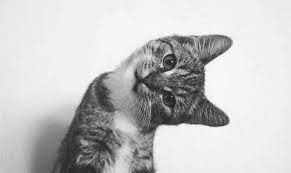
#> input picture gatim.jfif, 291 x 173 px
$ jupyter execute --allow-errors 'Detecção de objetos e pêndulo (OpenCV).ipynb'
#> lines starting #> are read from the running program, lines starting #| are printed output that depends on the picture; after the words box and inside, x2 and y2 are one past the last pixel; in counts of white or black regions, pixels touching at a corner belong together; pictures that were not available may be replaced by others from this repository, and a replacement may not be noted
### Parte 1) Filtro pelo pacote OpenCV para operações avançadas: (i) detectar contornos; (ii) detectar objeto; (iii) detectar padrões (rosto) em tempo real.

i) Detectar contornos:

[cell 1]
#Importando o pacote OpenCV (depois de instalá-lo)
import cv2

#Ler uma imagem e mostrá-la
gatim = cv2.imread('gatim.jfif', cv2.IMREAD_COLOR)
#> gatim is the input picture: shape (173, 291, 3); min 6, max 255, mean 197.7
cv2.imshow("Gatinho", gatim)

#Transformar a imagem em preto e branco (apesar dela já ser)
gatimcinza = cv2.cvtColor(gatim, cv2.COLOR_BGR2GRAY)
cv2.imshow("Gatinho preto e branco", gatimcinza)

# Imagem com os contornos destacados (canny = filtro com um Sobel kernel)
canny = cv2.Canny(gatimcinza, 125, 175)
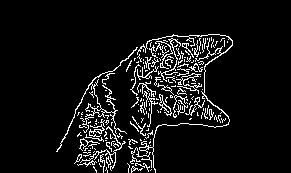
#> canny: shape (173, 291); 7.3% white in thin lines or dots, all inside (x1, y1, x2, y2) = (56, 34, 233, 173)
cv2.imshow('Contornos do gatinho', canny)
cv2.waitKey(0)

ii) Detectar objetos

Neste código iremos utilizar o pacote openCV junto com um banco de dados (COCO dataset) de objetos, no intuito de detectar objetos semelhantes ao que possuem no banco de dados:

Exemplo 1: Detectar um carro

[cell 2]
import cv2 # Importar pacote openCV

img = cv2.imread('carro.PNG')
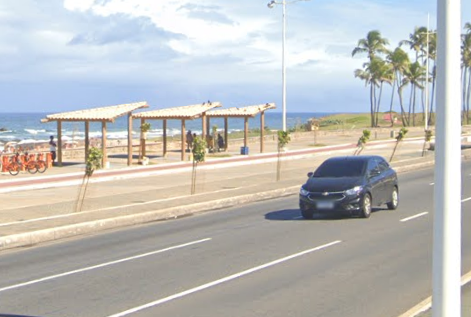
#> input picture carro.PNG, 471 x 317 px
#> img is the input picture: shape (317, 471, 3); mean B, G, R 187.3, 189.6, 189.8

# Crinado um array para colocar os nomes dos objetos
classNames= []
classFile = 'coco.names' #Importando a pasta dos nomes dos objetos
with open(classFile,'rt') as f:
#> (reads coco.names from the repository)
    classNames = f.read().rstrip('\n').split('\n')

# Importando as outras pastas dos bancos de dados (COCO dataset)
configPath = 'ssd_mobilenet_v3_large_coco_2020_01_14.pbtxt'
weightsPath = 'frozen_inference_graph.pb'

# Criar um modelo de detecção a partir de uma network de deep learning
#> (the rest of this cell did not finish here and is left out)

Exemplo 2: Detectar gato e carro

[cell 3]
import cv2 # Importar pacote openCV

img = cv2.imread('cars-and-cats.jpg')
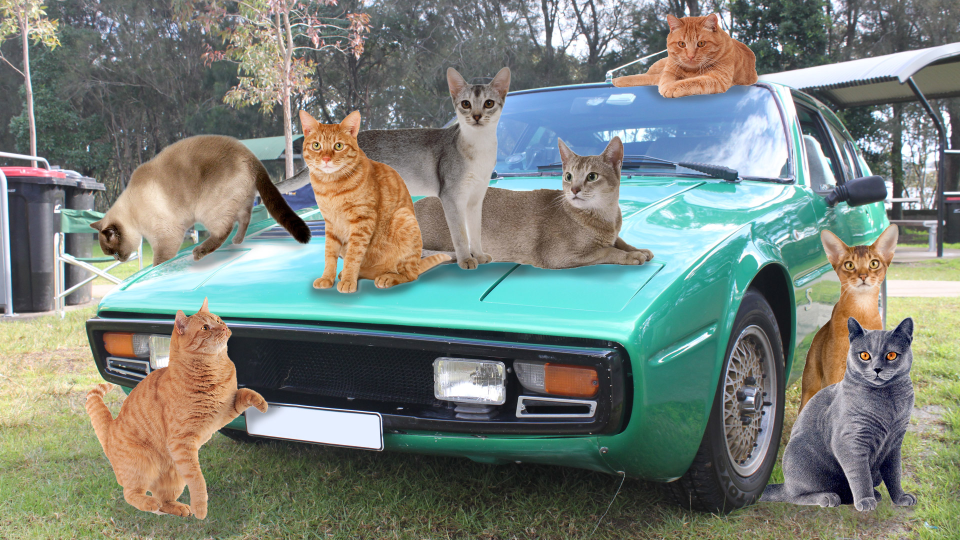
#> input picture cars-and-cats.jpg, 1920 x 1080 px (shown at 1/2 size)
#> img is the input picture: shape (1080, 1920, 3); mean B, G, R 121.9, 130.2, 121.2

# Crinado um array para colocar os nomes dos objetos
classNames= []
classFile = 'coco.names' #Importando a pasta dos nomes dos objetos
with open(classFile,'rt') as f:
    classNames = f.read().rstrip('\n').split('\n')

# Importando as outras pastas dos bancos de dados (COCO dataset)
configPath = 'ssd_mobilenet_v3_large_coco_2020_01_14.pbtxt'
weightsPath = 'frozen_inference_graph.pb'

# Criar um modelo de detecção a partir de uma network de deep learning
#> (the rest of this cell did not finish here and is left out)

iii) detectar padrões (rosto) em tempo real.

Agora iremos executar este mesmo códico para reconhecer objetos e rostos em tempo real através da webcam. Como será utilizado um vídeo, temos que adicionar um loop com o while:

[cell 4]
import cv2 # Importar pacote openCV

cap = cv2.VideoCapture(0) # Capturar video da webcam
cap.set(3,1280)
cap.set(4,720)
cap.set(10,70)

# Crinado um array para colocar os nomes dos objetos
classNames= []
classFile = 'coco.names' #Importando a pasta dos nomes dos objetos
with open(classFile,'rt') as f:
    classNames = f.read().rstrip('\n').split('\n')


# Importando as outras pastas dos bancos de dados (COCO dataset)
configPath = 'ssd_mobilenet_v3_large_coco_2020_01_14.pbtxt'
weightsPath = 'frozen_inference_graph.pb'

# Criar um modelo de detecção a partir de uma network de deep learning
#> (the rest of this cell did not finish here and is left out)

### Parte 2) OpenCV para rastrear o movimento de um objeto colorido: pêndulo com barbante pendurando um objeto colorido e capture o movimento como função do tempo do vídeo.

Nesta etapa iremos utilizar o pacote openCV para rastrear o movimento de um pêndulo, para isso iremos obter o contorno de objetos em movimento e distinguir quando o objeto está parado (ou seja quando ele está no ponto mais alto), para assim obter o periodo de oscilação e com isso poder obter a acerelação gravitacional.

[cell 5]
# Importanto as bilbiotecas
from typing import Tuple
import cv2
import time
import numpy

length = 0.15 # Comprimento da corda

capture = cv2.VideoCapture("testependulo2.mp4") # Puxa o vídeo dos arquivos
fps = round(capture.get(cv2.CAP_PROP_FPS), 2) # Encontra e arredonda o frame rate (fps)

# Obtendos os frames do video em duas matrizes
_, frame1 = capture.read()
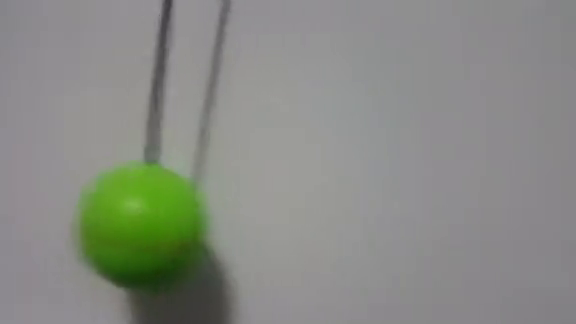
#> input picture frame 100 of testependulo2.mp4, 576 x 324 px
#> frame1 is the input picture: shape (324, 576, 3); mean B, G, R 132.6, 139, 136.4
_, frame2 = capture.read()
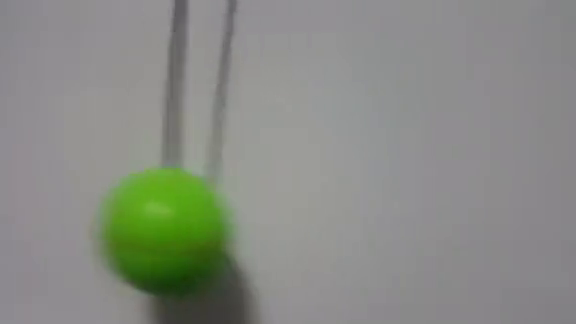
#> input picture frame 101 of testependulo2.mp4, 576 x 324 px
#> frame2 is the input picture: shape (324, 576, 3); mean B, G, R 132.8, 139.6, 136.7

time_start = time.time() # Define o tempo inicial
# Definindo alguns arrays que serão utilizados mais adiante
labels = []
stops_list = []
T_list = []
T_half_list = []
T_timestamps = []

# Função para calcular o tempo (retorna um tuple de 3 elementos)
def calc_T() -> Tuple[float, float, float]:
    avg = round(numpy.mean(T_list), 2) #Periodo médio (avg=average)
    low = round(numpy.min(T_list), 2) #Periodo mínimo
    high = round(numpy.max(T_list), 2) #Periodo máximo
    return (avg, low, high)

# Função para calcular a aceleração gravitacional (retorna um tuple de 3 elementos)
def calc_g() -> Tuple[float, float, float]:
    T_avg, T_min, T_max = calc_T()
    # Considerando pequenas oscilações (seno de teta = teta)
    g_avg = (4 * 3.14 * 3.14 * length) / (T_avg**2) #g médio (avg=average)
    g_min = (4 * 3.14 * 3.14 * length) / (T_max**2) #g mínimo
    g_max = (4 * 3.14 * 3.14 * length) / (T_min**2) #g máximo
    return (round(g_avg, 2), round(g_min, 2), round(g_max, 2))

# Função para colocar texto no video
def drawText(text: str, color: Tuple[int, int, int], pos: Tuple[int, int], big=False, console=False):
    if console:
        print(text)
    if big:
        scale = 1
        thickness = 4
    else:
        scale = 0.6
        thickness = 2

    cv2.putText(frame1, str(text), org=pos, fontFace=cv2.FONT_HERSHEY_SIMPLEX,
                fontScale=scale, color=color, thickness=3)


prev_moving = False # Como não há movimento antes de tudo, deve ser false
stops_count = 0 # Quantidades de vezes que o movimento para


#Começar o loop para o video
while capture.isOpened() and frame1 is not None and frame2 is not None:
    t0 = cv2.getTickCount() # Retorna o número de ciclos de clock após um evento de referência
    T = cv2.absdiff(frame1, frame2) # Calcula a diferença absoluta por elemento entre duas matrizes
    gray = cv2.cvtColor(T, cv2.COLOR_BGR2GRAY) # Deixando a imagem preto e branco
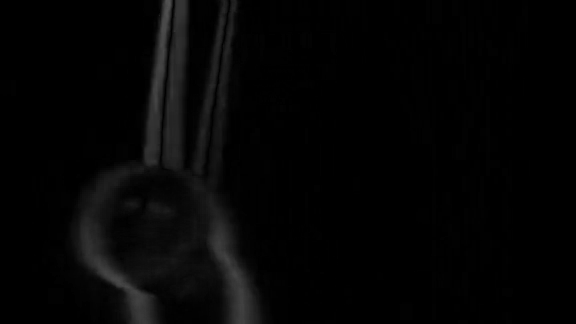
#> gray: shape (324, 576); min 0, max 83, mean 4.6
    blur = cv2.GaussianBlur(gray, (5, 5), 0) # Aplicando blur por gaussiana
    _, threshold = cv2.threshold(blur, 20, 255, cv2.THRESH_BINARY) # Aplicando um limite (define melhor o contorno)
#> threshold: shape (324, 576); 8.1% white; 11 white regions (1 under 20 px), largest, box (x1, y1, x2, y2) and area: (76, 0, 173, 324) 6490, (192, 178, 261, 324) 3697, (163, 0, 188, 171) 2722
    dilated = cv2.dilate(threshold, None, iterations=1) # Aumenta a área do conotorno
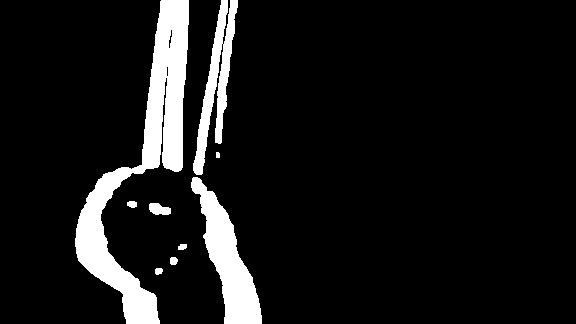
#> dilated: shape (324, 576); 9.6% white; 9 white regions
    '''''
    Assim, já com a imagem binária, encontra os contornos e retorna uma lista com todos os contornos,
    cada contorno individual é uma matriz Numpy de coordenadas (x, y) de pontos de fronteira do objeto.
    '''''
    contours, _ = cv2.findContours(dilated, cv2.RETR_TREE, method=cv2.CHAIN_APPROX_SIMPLE)
#> contours = 11 contours, 2 with area under 20; largest, box (x1, y1, x2, y2) and area: (75, 0, 189, 324) 10057, (191, 177, 262, 324) 3950, (193, 0, 238, 175) 2474, (149, 203, 171, 215) 172, (127, 201, 137, 208) 44

    time_total = round(time.time() - time_start, 2) # Tempo progredindo no loop
    big_moving_things = 0 # Variável para mostrar que está se movendo

    for contour in contours:
        (x, y, w, h) = cv2.boundingRect(contour) # Cria caixas delimitadoras e círculos para contornos

        if cv2.contourArea(contour) < 500: # Continua o loop para uma áreas pequenas (n encontra contorno)
            continue
        else:
            big_moving_things += 1
            cv2.rectangle(frame1, pt1=(x, y), pt2=(x + w, y + h), color=(0, 255, 0), thickness=2)
#> this loop made 11 passes
#> (x, y, w, h) on passes 1 to 11: (155, 268, 8, 7), (170, 257, 8, 8), (178, 244, 9, 6), (149, 203, 22, 12), (127, 201, 10, 7), (191, 177, 71, 147), (216, 152, 4, 6), (193, 0, 45, 175), (75, 0, 114, 324), (166, 66, 3, 11), (168, 29, 5, 20)
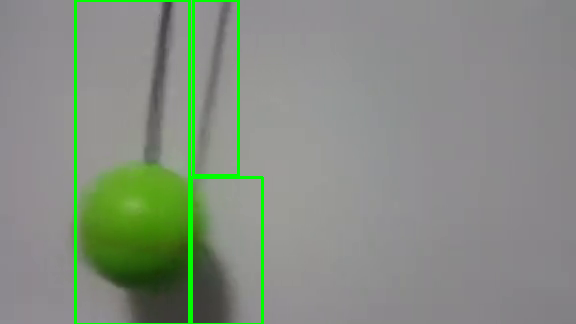
#> frame1: shape (324, 576, 3); 2.42% of pixels changed, all inside (x1, y1, x2, y2) = (74, 0, 264, 324)
#> after the loop, big_moving_things = 3
            # Continua o loop, porém muda a variável e marca contornos maiores com um retângulo

    if big_moving_things > 0: # Caso encontre contorno, mostra a mensagem "move" no video
        msg = "move"
        color = (0, 255, 0)
        prev_moving = True
    else:
        msg = "n move" # Caso não encontre contorno, mostra a mensagem "n move" no video
        color = (0, 0, 255)
        if prev_moving: #Caso encontre um contorno no frame anterior (havia movimento)
            stops_list.append(time_total) #Tempo em que a oscilação acaba

            if len(stops_list) > 1:
                T_half = round(time_total - stops_list[-2], 2)
                '''''
                Se a lista com os tempos que não há oscilação for maior q 1, retira ela do periodo
                total para descontar e tem-se a "metade do periodo"
                '''''
            else:
                T_half = 0

            if T_half >= 0.3:
                prev_moving = False
                stops_count += 1
                T_half_list.append(T)
                '''''
                Se a lista com os tempos que não há oscilação for maior ou igual a 0.3, considera-se o
                último frame como estático e adiciona o periodo à lista de metades do periodo.
                '''''

            if (stops_count % 2 == 0):
                T_timestamp = time.time()
                T_timestamps.append(T_timestamp)
                '''''
                Se a a variável for par, ou seja, se o if anterir ocorrer duas vezes, quatro, seis,
                etc, indicando que o pendulo percorreu um periodo inteiro, adiciona o tempo desta
                marcação na lista T_timestamp.
                '''''
                if len(T_timestamps) > 3:
                    T = round(T_timestamp - T_timestamps[-2], 2)
                    T_list.append(T)
                    labels.append(f"T: {T}")
                    '''''
                    Neste último if, caso a soma dos valores da lista sejam maiores q 3
                    (isso para tirar os primeiros periodos q foram grandes demais), adicionamos o
                    periodo da oscilação para T_list
                    '''''
    # Colocar os tempos no video um embaixo do outro
    label_y = 60
    for label in labels:
        label_y += 30
        drawText(label, color, (10, label_y))

    # Colocar no video se está se movendo e o tempo total
    drawText(msg, color, (10, 40))
    drawText(f"tempo: {time_total}", color, (120, 40))
#> call 2 of drawText, with text = 'tempo: 0.06', color = (0, 255, 0), pos = (120, 40), big = False, console = False

    # Colocar no video o g médio e o período médio caso forem medidos
    if T_list:
        g_avg, _, _ = calc_g()
        drawText(f"g med: {g_avg}", color, (250, 40))
        T_avg, _, _ = calc_T()
        drawText(f"T med: {T_avg}", color, (430, 40))


    # Mostrar o video
    cv2.imshow("Movimento pendulo", frame1)
    cv2.imshow("Contornos", blur)
    frame1 = frame2
    _, frame2 = capture.read()
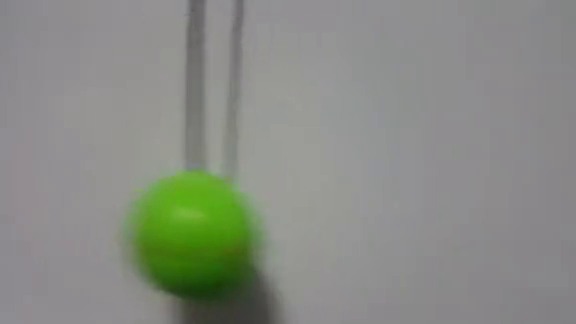
#> input picture frame 102 of testependulo2.mp4, 576 x 324 px
#> frame2 is the input picture: shape (324, 576, 3); mean B, G, R 133.1, 140.1, 137.1
    if cv2.waitKey(1) == 27:
#> (key q is pressed here)
        break
    if cv2.waitKey(1) == ord('q'):
#> (key q is pressed here)
        break #Para quebrar o loop quando apertar o botão 'q'/
    if cv2.getWindowProperty('Movimento pendulo', cv2.WND_PROP_VISIBLE) < 1:
        break #Para quebrar o loop quando fechar a janela
    if cv2.getWindowProperty('Contornos', cv2.WND_PROP_VISIBLE) < 1:
        break #Para quebrar o loop quando fechar a janela

# Fim do loop

# Para facilitar a visualização, escrever os resultados finais:
#> (the rest of this cell did not finish here and is left out)

[cell 6]
from typing import Tuple
import cv2
import time
import numpy

length = 0.25

capture = cv2.VideoCapture("penduloferro.mp4")
fps = round(capture.get(cv2.CAP_PROP_FPS), 2)
#> fps = 29.92

_, frame1 = capture.read()
_, frame2 = capture.read()

time_start = time.time()
labels = []
stops_list = []
T_list = []
T_half_list = []
T_timestamps = []


def calc_T() -> Tuple[float, float, float]:
    avg = round(numpy.mean(T_list), 2)
    low = round(numpy.min(T_list), 2)
    high = round(numpy.max(T_list), 2)
    return (avg, low, high)


def calc_g() -> Tuple[float, float, float]:
    T_avg, T_min, T_max = calc_T()
    g_avg = (4 * 3.14 * 3.14 * length) / (T_avg**2)
    g_min = (4 * 3.14 * 3.14 * length) / (T_max**2)
    g_max = (4 * 3.14 * 3.14 * length) / (T_min**2)

    return (round(g_avg, 2), round(g_min, 2), round(g_max, 2))


def drawText(text: str,
             color: Tuple[int, int, int],
             pos: Tuple[int, int],
             big=False,
             console=False):
    if console:
        print(text)

    if big:
        scale = 1
        thickness = 4
    else:
        scale = 0.6
        thickness = 2

    cv2.putText(frame1, str(text), org=pos, fontFace=cv2.FONT_HERSHEY_SIMPLEX,
                fontScale=scale, color=color, thickness=3)


prev_moving = False
stops_count = 0
while capture.isOpened() and frame1 is not None and frame2 is not None:
    t0 = cv2.getTickCount()
    T = cv2.absdiff(frame1, frame2)
    gray = cv2.cvtColor(T, cv2.COLOR_BGR2GRAY)
    blur = cv2.GaussianBlur(gray, (5, 5), 0)
    _, threshold = cv2.threshold(blur, 20, 255, cv2.THRESH_BINARY)
    dilated = cv2.dilate(threshold, None, iterations=1)
    contours, _ = cv2.findContours(
        dilated, cv2.RETR_TREE, method=cv2.CHAIN_APPROX_SIMPLE)

    time_total = round(time.time() - time_start, 2)
    big_moving_things = 0
    for contour in contours:
        (x, y, w, h) = cv2.boundingRect(contour)

        if cv2.contourArea(contour) < 400:
            continue
        else:
            big_moving_things += 1
            cv2.rectangle(frame1, pt1=(x, y), pt2=(x + w, y + h),
                          color=(0, 255, 0), thickness=2)
#> after the loop, big_moving_things = 3

    if big_moving_things > 0:
        msg = "move"
        color = (0, 255, 0)
        prev_moving = True
    else:
        msg = "n move"
        color = (0, 0, 255)
        if prev_moving:
            stops_list.append(time_total)

            if len(stops_list) > 1:
                T_half = round(time_total - stops_list[-2], 2)
            else:
                T_half = 0

            if T_half >= 0.3:
                prev_moving = False
                stops_count += 1
                T_half_list.append(T)

            if (stops_count % 2 == 0):
                T_timestamp = time.time()
                T_timestamps.append(T_timestamp)
                if len(T_timestamps) > 4:
                    T = round(T_timestamp - T_timestamps[-2], 2)
                    T_list.append(T)
                    labels.append(
                        f"T: {T}")

    label_y = 60
    for label in labels:

        label_y += 30
        drawText(label, color, (10, label_y))

    drawText(msg, color, (10, 40))
    drawText(f"total: {time_total}", color, (120, 40))
#> call 2 of drawText, with text = 'total: 0.0', color = (0, 255, 0), pos = (120, 40), big = False, console = False
#> in drawText (call 2), `cv2.putText(frame1, str(text), org=pos, fontFace=cv2.FONT_HERSHEY_SIMP..`:
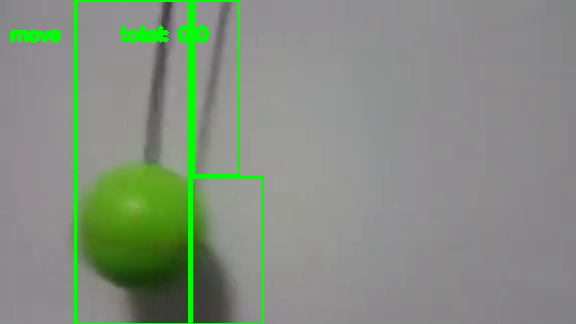
#> frame1: shape (324, 576, 3); mean B, G, R 128.5, 142.8, 132.2

    if T_list:
        g_avg, _, _ = calc_g()
        drawText(f"g med: {g_avg}", color, (250, 40))

        T_avg, _, _ = calc_T()
        drawText(f"T med: {T_avg}", color, (390, 40))

        #print(f"g avg: {g_avg}, T avg: {T_avg}, stops count: {stops_count}")

    t1 = cv2.getTickCount()
    processing_time = round((t1-t0)/cv2.getTickFrequency(), 3)
#> processing_time = 0.051
    #print(f"processing took {processing_time} seconds.")

    cv2.imshow("Movimento pendulo", frame1)
    frame1 = frame2
    _, frame2 = capture.read()
    if cv2.waitKey(1) == 27:
#> (key q is pressed here)
        break


#> (the rest of this cell did not finish here and is left out)

#> in calc_T, `avg = round(numpy.mean(T_list), 2)`: avg = nan
print(f"Medido em {len(T_list)} periodos. T medio: {T_avg}, T min: {T_min}, T max: {T_max}")
g_avg, g_min, g_max = calc_g()
print(f"g medio: {g_avg}, g min: {g_min}, g max: {g_max}")

cv2.destroyAllWindows()
capture.release()
